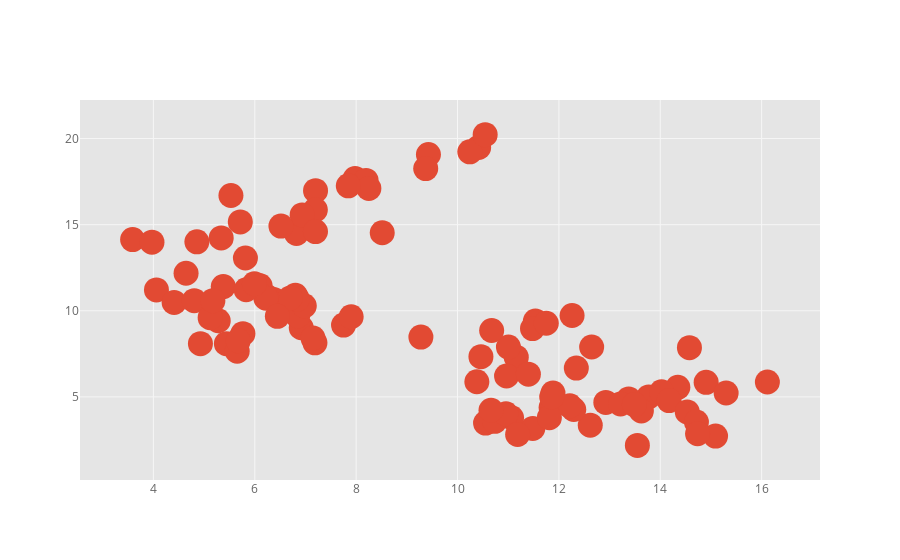

This figure's notebook cell:
### Code cell
df.iplot(x='A', y='B', mode='markers', size=25)
